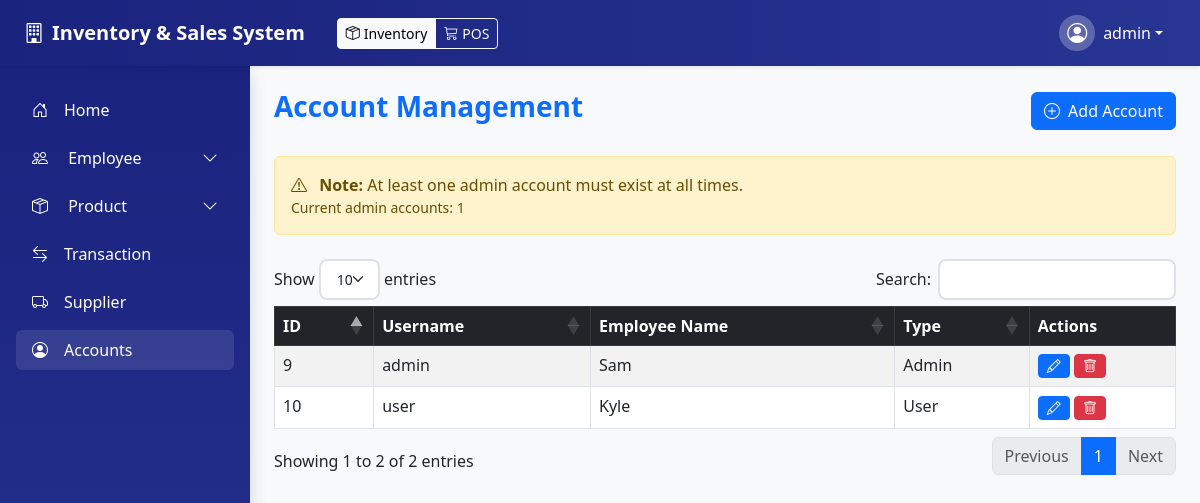
The page /page/accounts.php (signed in) on the database its author committed.
### tables this page shows
CREATE TABLE `user` (
    `ID` int(11) NOT NULL,
    `Employee_ID` int(11) NOT NULL,
    `Username` varchar(50) NOT NULL,
    `Password` varchar(255) NOT NULL,
    `Type_ID` int(11) DEFAULT NULL
);

CREATE TABLE `employee` (
    `Employee_ID` int(11) NOT NULL,
    `Name` varchar(100) NOT NULL,
    `Email` varchar(100) NOT NULL,
    `PhoneNo` varchar(15) DEFAULT NULL,
    `Job_ID` int(11) DEFAULT NULL
);

CREATE TABLE `type` (
    `Type_ID` int(11) NOT NULL,
    `Type` varchar(20) NOT NULL
);

### controller/user_controller.php (called while the page is built, shortened)
<?php
require_once '../model/user_model.php';
class UserController {
    private $model;
    public function __construct($dbConnection) {
        $this->model = new User($dbConnection);
    }
    public function getAllUsers() {
        return $this->model->getAll();
    }
    public function getAdminCount() {
        return ['admin_count' => $this->model->countAdmins()];
    }
}

### model/user_model.php (called while the page is built, shortened)
<?php
class User {
    private $conn;
    public function __construct($dbConnection) {
        $this->conn = $dbConnection;
    }
    public function getAll() {
        $query = "SELECT u.ID, u.Username, u.Employee_ID, t.Type,
                        e.Name as Employee_Name
                 FROM user u
                 JOIN type t ON u.Type_ID = t.Type_ID
                 JOIN employee e ON u.Employee_ID = e.Employee_ID";
        $result = $this->conn->query($query);
        return $result->fetch_all(MYSQLI_ASSOC);
    }
    public function countAdmins() {
        $query = "SELECT COUNT(*) as count FROM user WHERE Type_ID = 1";
        $result = $this->conn->query($query);
        return $result->fetch_assoc()['count'];
    }
}

### page/accounts.php (the view, shortened to what this page needs)
<?php
require_once '../include/navbar.php';
require_once '../include/sidebar.php';
require_once '../controller/user_controller.php';
$userController = new UserController($conn);
$users = $userController->getAllUsers();
?>
<!DOCTYPE html>
<html lang="en">
<head>
    <link href="https://cdn.jsdelivr.net/npm/bootstrap@5.3.0-alpha3/dist/css/bootstrap.min.css" rel="stylesheet">
    <link href="https://cdn.jsdelivr.net/npm/bootstrap-icons/font/bootstrap-icons.css" rel="stylesheet">
    <link href="https://cdn.datatables.net/1.13.7/css/dataTables.bootstrap5.min.css" rel="stylesheet">
</head>
<body class="bg-light">
    <div class="d-flex">
        <div class="flex-shrink-0" style="width: 250px;">
            <?php require_once '../include/sidebar.php'; ?>
        </div>
        <div class="flex-grow-1 p-4">
            <div class="d-flex justify-content-between align-items-center mb-4">
                <h1 class="fs-3 fw-bold text-primary">Account Management</h1>
                <button class="btn btn-primary" onclick="showAddModal()">
                    <i class="bi bi-plus-circle me-2"></i>Add Account
                </button>
            </div>
            <?php
            $adminCount = $userController->getAdminCount()['admin_count'];
            ?>
            <div class="alert alert-warning mb-4" role="alert">
                <i class="bi bi-exclamation-triangle me-2"></i>
                <strong>Note:</strong> At least one admin account must exist at all times.
                <br>
                <small>Current admin accounts: <?= $adminCount ?></small>
            </div>
            <table id="accountsTable" class="table table-bordered table-striped table-hover">
                <thead class="table-dark">
                    <tr>
                        <th>ID</th>
                        <th>Username</th>
                        <th>Employee Name</th>
                        <th>Type</th>
                        <th>Actions</th>
                    </tr>
                </thead>
                <tbody>
                    <?php if (empty($users)): ?>
                    <tr>
                        <td colspan="5" class="text-center py-4">
                            <div class="text-muted">
                                <i class="bi bi-person-badge fs-1 mb-3 d-block"></i>
                                <h5>No User Accounts Found</h5>
                                <p>No user accounts have been created yet.</p>
                            </div>
                        </td>
                    </tr>
                    <?php else: ?>
                        <?php foreach ($users as $user): ?>
                    <tr>
                        <td><?= $user['ID'] ?></td>
                        <td><?= $user['Username'] ?></td>
                        <td><?= $user['Employee_Name'] ?></td>
                        <td><?= $user['Type'] ?></td>
                        <td>
                            <button class="btn btn-primary btn-sm" onclick="editUser(<?= $user['ID'] ?>)">
                                <i class="bi bi-pencil"></i>
                            </button>
                            <button class="btn btn-danger btn-sm" onclick="deleteUser(<?= $user['ID'] ?>)">
                                <i class="bi bi-trash"></i>
                            </button>
                        </td>
                    </tr>
                        <?php endforeach; ?>
                    <?php endif; ?>
                </tbody>
            </table>
        </div>
    </div>
</body>
</html>

### rows shown on the page
user: ID "9", Username "admin", Employee_ID.Name "Sam", Type_ID.Type "Admin"
user: ID "10", Username "user", Employee_ID.Name "Kyle", Type_ID.Type "User"

### other values the page prints
$_SESSION['username'] "admin"
$adminCount "1"
